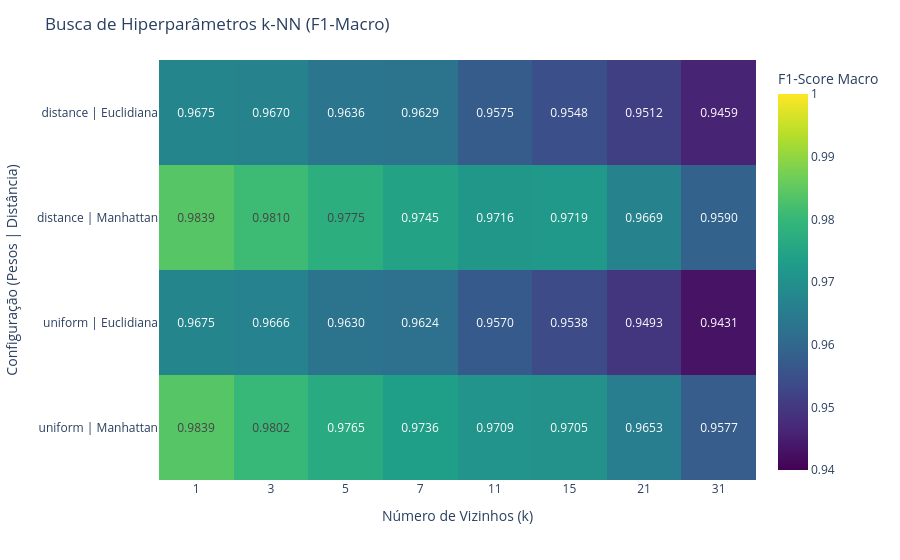

Write notebook code for a chart like this one.
### Code cell
fig_heatmap = knn.plot_knn_grid_heatmap(cv_results_knn, min_v=0.94, max_v=1)
fig_heatmap.show()

### Figure 1 — Plotly figure (JSON) as saved in the notebook; plotly's stock layout.template omitted (floating-point values rounded to 4 significant figures)
{"data": [{"coloraxis": "coloraxis", "hovertemplate": "Número de Vizinhos (k): %{x}<br>Configuração (Pesos | Distância): %{y}<br>F1-Score Macro: %{z}<extra></extra>", "name": "0", "texttemplate": "%{z:.4f}", "type": "heatmap", "x": ["1", "3", "5", "7", "11", "15", "21", "31"], "xaxis": "x", "y": ["distance | Euclidiana", "distance | Manhattan", "uniform | Euclidiana", "uniform | Manhattan"], "yaxis": "y", "z": [[0.9675, 0.967, 0.9636, 0.9629, 0.9575, 0.9548, 0.9512, 0.9459], [0.9839, 0.981, 0.9775, 0.9745, 0.9716, 0.9719, 0.9669, 0.959], [0.9675, 0.9666, 0.963, 0.9624, 0.957, 0.9538, 0.9493, 0.9431], [0.9839, 0.9802, 0.9765, 0.9736, 0.9709, 0.9705, 0.9653, 0.9577]]}], "layout": {"coloraxis": {"autocolorscale": false, "cmax": 1, "cmin": 0.94, "colorbar": {"title": {"text": "F1-Score Macro"}}, "colorscale": [[0, "#440154"], [0.1111, "#482878"], [0.2222, "#3e4989"], [0.3333, "#31688e"], [0.4444, "#26828e"], [0.5556, "#1f9e89"], [0.6667, "#35b779"], [0.7778, "#6ece58"], [0.8889, "#b5de2b"], [1, "#fde725"]]}, "font": {"size": 12}, "margin": {"t": 60}, "title": {"text": "Busca de Hiperparâmetros k-NN (F1-Macro)"}, "xaxis": {"anchor": "y", "domain": [0, 1], "title": {"text": "Número de Vizinhos (k)"}}, "yaxis": {"anchor": "x", "autorange": "reversed", "domain": [0, 1], "title": {"text": "Configuração (Pesos | Distância)"}}}}
